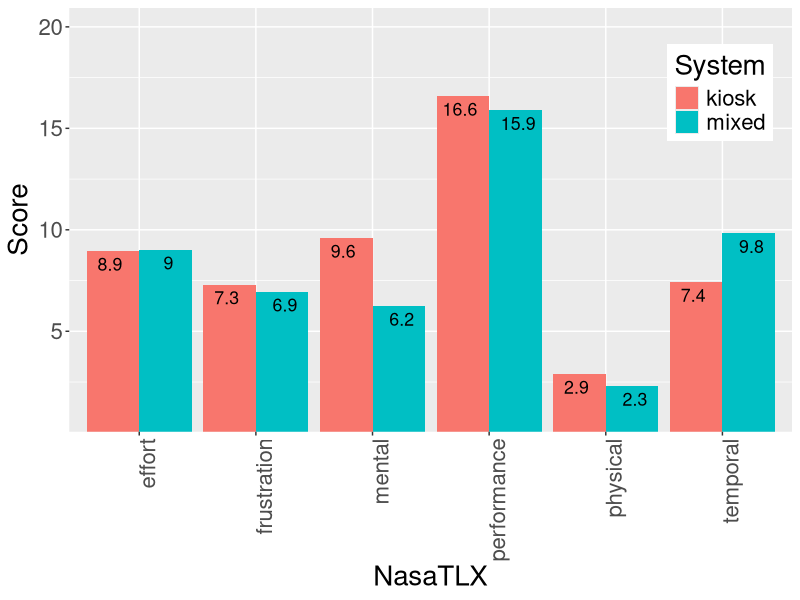
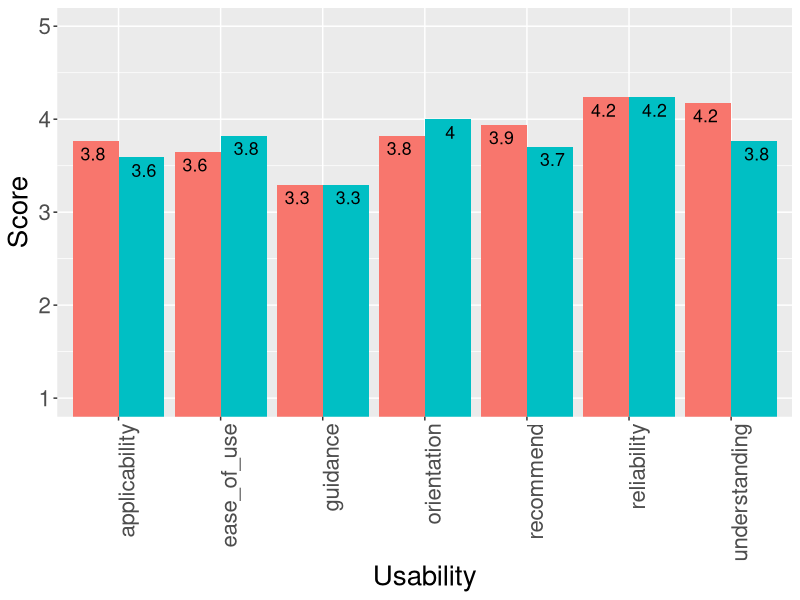

The R source for these figures, in order: (Note: this script raises an error after producing the figures.)
## ---- chunk 1
studyA_participants <- read.csv(file="studyA_participants.csv", header=TRUE, sep=";")
studyB_participants <- read.csv(file="studyB_participants.csv", header=TRUE, sep=";")
studyA_results <- read.csv(file="studyA_results.csv", header=TRUE, sep=",")
studyB_results <- read.csv(file="studyB_results.csv", header=TRUE, sep=";")
## ---- chunk 2
recodeSantaBarbara <- function(values) {
  x = c()
  for (i in values) {
    x = append(x, c(switch(i,7,6,5,4,3,2,1)))
  }
  return (x)
}

getSenseOfDirectionForPerson <- function(index, dataset) {
  sum = recodeSantaBarbara(dataset$SBSOD1)[index] + dataset$SBSOD2[index] + recodeSantaBarbara(dataset$SBSOD3)[index] + 
    recodeSantaBarbara(dataset$SBSOD4)[index] + recodeSantaBarbara(dataset$SBSOD5)[index] + dataset$SBSOD6[index] + 
    recodeSantaBarbara(dataset$SBSOD7)[index] + dataset$SBSOD8[index] + recodeSantaBarbara(dataset$SBSOD9)[index] + dataset$SBSOD10[index] + dataset$SBSOD11[index] + dataset$SBSOD12[index] + dataset$SBSOD13[index] + recodeSantaBarbara(dataset$SBSOD14)[index] + dataset$SBSOD15[index] 
  return (sum/15)
}

getAllSenseOfDir = function(dataset) {
  x = c()
  for (i in 1:length(dataset[,7])) {
    x = append(x, c(getSenseOfDirectionForPerson(i,dataset)))
  }
  return(x)
}

## ---- chunk 3
getAverageValue = function(dataset, column) {
  persons = length(dataset[,column])
  sum = 0
  for (i in 1:persons) {
    sum = sum + dataset[,column][i]
  }
  return(sum/persons)
}
## ---- chunk 4
getAllSenseOfDir(studyA_participants)
options(digits=1)
## ---- chunk 5
options(digits=2)
studyA_results$nasa_mean <- rowMeans(studyA_results[3:8])

times <- c("interaction_time", "navigation_time")
studyA_times_kiosk <- studyA_results[1:17, times]
studyA_times_mixed <- studyA_results[18:34, times]

nasa <- c("mental", "physical", "temporal", "performance", "effort", "frustration", "nasa_mean")
studyA_nasa_kiosk <- studyA_results[1:17, nasa]
studyA_nasa_mixed <- studyA_results[18:34, nasa]
## ---- chunk 6
library(ggplot2)
library(scales)
library(dplyr)
library(tidyr)

size = 4.5

rowsKiosk = 1:17
rowsMixed = 18:34
df <- data.frame(System = c("kiosk", "mixed"),
                 mental = c(mean(studyA_results[rowsKiosk,]$mental), mean(studyA_results[rowsMixed,]$mental)),
                 physical = c(mean(studyA_results[rowsKiosk,]$physical), mean(studyA_results[rowsMixed,]$physical)),
                 temporal = c(mean(studyA_results[rowsKiosk,]$temporal), mean(studyA_results[rowsMixed,]$temporal)),
                 performance = c(mean(studyA_results[rowsKiosk,]$performance), mean(studyA_results[rowsMixed,]$performance)),
                 effort = c(mean(studyA_results[rowsKiosk,]$effort), mean(studyA_results[rowsMixed,]$effort)),
                 frustration = c(mean(studyA_results[rowsKiosk,]$frustration), mean(studyA_results[rowsMixed,]$frustration)))
DFtall <- df %>% gather(key = NasaTLX, value = Score, mental:frustration)

#png(file="studyA_nasa.png")
ggplot(DFtall, aes(NasaTLX, Score, fill = System)) + 
  geom_col(position = "dodge") +
  geom_text(aes(label = round(Score, 1)), position = position_dodge(width = 1), vjust = 1.5, hjust = 0.5, size = size) +
  coord_cartesian(ylim = c(1, 20)) +
  theme(text = element_text(size=20), axis.text.x = element_text(angle=90, hjust=1), legend.position = c(0.9, 0.8)) 
#dev.off()            
## ---- chunk 7
rowsKiosk = 1:17
rowsMixed = 18:34
df <- data.frame(group = c("kiosk", "mixed"),
                 ease_of_use = c(mean(studyA_results[rowsKiosk,]$easeofuse), mean(studyA_results[rowsMixed,]$easeofuse)),
                 understanding = c(mean(studyA_results[rowsKiosk,]$understanding), mean(studyA_results[rowsMixed,]$understanding)),
                 guidance = c(mean(studyA_results[rowsKiosk,]$guidance), mean(studyA_results[rowsMixed,]$guidance)),
                 reliability = c(mean(studyA_results[rowsKiosk,]$relicability), mean(studyA_results[rowsMixed,]$relicability)),
                 orientation = c(mean(studyA_results[rowsKiosk,]$orientation), mean(studyA_results[rowsMixed,]$orientation)),
                 recommend = c(mean(studyA_results[rowsKiosk,]$recommendation), mean(studyA_results[rowsMixed,]$recommendation)),
                 applicability = c(mean(studyA_results[rowsKiosk,]$applicability), mean(studyA_results[rowsMixed,]$applicability)))
DFtall <- df %>% gather(key = Usability, value = Score, ease_of_use:applicability)

#png(file="studyA_use.png")
ggplot(DFtall, aes(Usability, Score, fill = group)) + 
  geom_col(position = "dodge") +
  geom_text(aes(label = round(Score, 1)), position = position_dodge(width = 1), vjust = 1.5, hjust = 0.5, size = size) +
  coord_cartesian(ylim = c(1, 5)) + 
  theme(text = element_text(size=20), axis.text.x = element_text(angle=90, hjust=1), legend.position = "none") 
#dev.off()
## ---- chunk 8
options(digits=1)
getAllSenseOfDir(studyB_results)
## ---- chunk 9
options(digits=0)
## ---- chunk 10
options(digits=2)
studyB_results$nasa_mean <- rowMeans(studyB_results[3:8])

times <- c("interaction_time", "navigation_time")
studyB_times_kiosk <- studyB_results[1:14, times]
studyB_times_app <- studyB_results[15:28, times]

nasa <- c("mental", "physical", "temporal", "performance", "effort", "frustration", "nasa_mean")
studyB_nasa_kiosk <- studyB_results[1:14, nasa]
studyB_nasa_app <- studyB_results[15:28, nasa]
## ---- chunk 11
rowsKiosk = 1:14
rowsMixed = 15:28
df <- data.frame(System = c("kiosk", "mobile"),
                 mental = c(mean(studyB_results[rowsKiosk,]$mental), mean(studyB_results[rowsMixed,]$mental)),
                 physical = c(mean(studyB_results[rowsKiosk,]$physical), mean(studyB_results[rowsMixed,]$physical)),
                 temporal = c(mean(studyB_results[rowsKiosk,]$temporal), mean(studyB_results[rowsMixed,]$temporal)),
                 performance = c(mean(studyB_results[rowsKiosk,]$performance), mean(studyB_results[rowsMixed,]$performance)),
                 effort = c(mean(studyB_results[rowsKiosk,]$effort), mean(studyB_results[rowsMixed,]$effort)),
                 frustration = c(mean(studyB_results[rowsKiosk,]$frustration), mean(studyB_results[rowsMixed,]$frustration)))
DFtall <- df %>% gather(key = NasaTLX, value = Score, mental:frustration)

#png(file="studyB_nasa.png")
ggplot(DFtall, aes(NasaTLX, Score, fill = System)) + 
  geom_col(position = "dodge") +
  geom_text(aes(label = round(Score, 1)), position = position_dodge(width = 1), vjust = 1.5, hjust = 0.5, size = size) +
  coord_cartesian(ylim = c(1, 20)) +
  theme(text = element_text(size=20), axis.text.x = element_text(angle=90, hjust=1), legend.position = c(0.9, 0.8)) 
#dev.off()            
## ---- chunk 12
rowsKiosk = 1:14
rowsMixed = 15:28
df <- data.frame(group = c("kiosk", "mobile"),
                 ease_of_use = c(mean(studyB_results[rowsKiosk,]$easeofuse), mean(studyB_results[rowsMixed,]$easeofuse)),
                 understanding = c(mean(studyB_results[rowsKiosk,]$understanding), mean(studyB_results[rowsMixed,]$understanding)),
                 guidance = c(mean(studyB_results[rowsKiosk,]$guidance), mean(studyB_results[rowsMixed,]$guidance)),
                 reliability = c(mean(studyB_results[rowsKiosk,]$relicability), mean(studyB_results[rowsMixed,]$relicability)),
                 orientation = c(mean(studyB_results[rowsKiosk,]$orientation), mean(studyB_results[rowsMixed,]$orientation)),
                 recommend = c(mean(studyB_results[rowsKiosk,]$recommendation), mean(studyB_results[rowsMixed,]$recommendation)),
                 applicability = c(mean(studyB_results[rowsKiosk,]$applicability), mean(studyB_results[rowsMixed,]$applicability)))
DFtall <- df %>% gather(key = Usability, value = Score, ease_of_use:applicability)

#png(file="studyB_use.png")
ggplot(DFtall, aes(Usability, Score, fill = group)) + 
  geom_col(position = "dodge") +
  scale_y_continuous(breaks = c(1:5), labels = c("1", "2", "3", "4", "5")) +
  geom_text(aes(label = round(Score, 1)), position = position_dodge(width = 1), vjust = 1.5, hjust = 0.5, size = size) +
  coord_cartesian(ylim = c(1, 5)) +
  theme(text = element_text(size=20), axis.text.x = element_text(angle=90, hjust=1), legend.position = "none")  
#dev.off()
